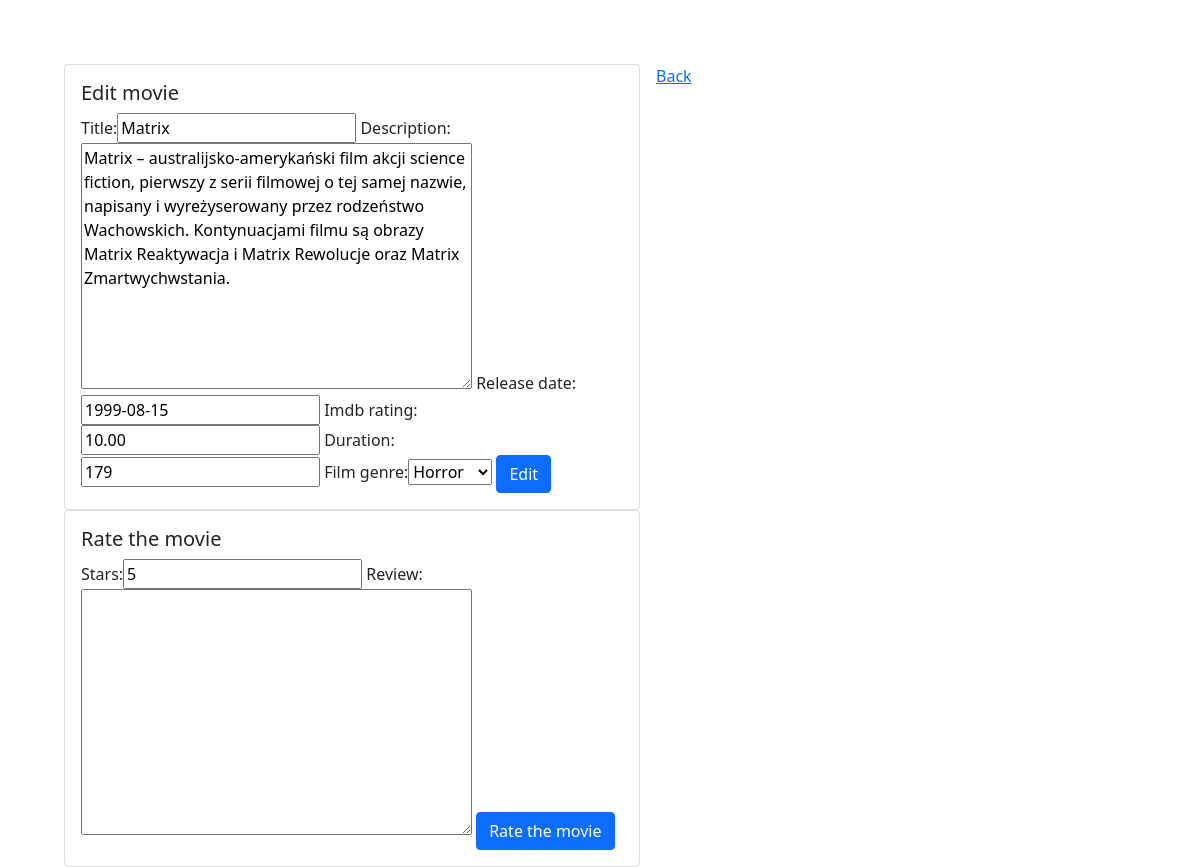
Screenshot of /movie_library/edit/1/ (signed in) with the database file from the repository.
### movie_library_app/models.py (models this page shows, shortened)
class Movie(models.Model):
    title = models.CharField(max_length=255, blank=False, unique=True, default='Matrix')
    description = models.TextField(blank=True, unique=False, default='Sample description')
    release_date = models.DateField(unique=False, default='2000-01-01')
    imdb_rating = models.DecimalField(max_digits=4, decimal_places=2, default=5)
    poster = models.ImageField(upload_to="posters", null=True, blank=True)
    bonus_info = models.OneToOneField(BonusInfo, on_delete=models.CASCADE, null=True, blank=True)

class BonusInfo(models.Model):
    FILM_GENRE = {
        (0, 'Other'),
        (1, 'Comedy'),
        (2, 'Horror'),
        (3, 'Drama'),
        (4, 'Action')
    }
    duration = models.PositiveSmallIntegerField(default=120)
    film_genre = models.PositiveSmallIntegerField(default=0, choices=FILM_GENRE)

### movie_library_app/views.py (the view)
# urls.py: path('edit/<int:id>/', edit_movie, name='edit_movie'),
@login_required()
def edit_movie(request, id):
    movie = get_object_or_404(Movie, pk=id)
    try:
        bonus = BonusInfo.objects.get(movie=movie.id)
    except ObjectDoesNotExist:
        bonus = None
    try:
        rev = Review.objects.filter(film=movie)
    except ObjectDoesNotExist:
        rev = None
    movie_form = MovieForm(request.POST or None, request.FILES or None, instance=movie)
    bonus_form = BonusInfoForm(request.POST or None, instance=bonus)
    review_form = ReviewForm(request.POST or None)
    if request.method == "POST":
        if "stars" in request.POST:
            review = review_form.save(commit=False)
            review.film = movie
            review.save()
    if all((movie_form.is_valid(), bonus_form.is_valid())):
        movie = movie_form.save(commit=False)
        bonus_info = bonus_form.save()
        movie.bonus_info = bonus_info
        movie.save()
        return redirect(all_movies)
    return render(
        request,
        "movie_form.html",
        {
            "form": movie_form,
            "bonus_form": bonus_form,
            'rev': rev,
            'review_form': review_form,
            "new": False,
        },
    )

### movie_library_app/forms.py
class MovieForm(ModelForm):
    class Meta:
        model = Movie
        fields = ["title", "description", "release_date", "imdb_rating"]

class BonusInfoForm(ModelForm):
    class Meta:
        model = BonusInfo
        fields = ['duration', 'film_genre']

### templates/movie_form.html (shortened to what this page needs)
{% extends 'main.html' %}
{% load bootstrap %}
{% block site %}
    <div class="card" style="width: 36rem; float: left; margin-right: 1rem;">
      <div class="card-body">
          {% if new  %}
            <h5 class="card-title">New movie</h5>
          {% else %}
            <h5 class="card-title">Edit movie</h5>
          {%endif%}
            <form method="post" enctype="multipart/form-data">
                {{ form|bootstrap }}
                {{ bonus_form|bootstrap }}
                    {% if new  %}
                        <button type="submit" class="btn btn-primary"> Add movie </button>
                    {% else %}
                        <button type="submit" class="btn btn-primary">Edit</button>
                    {%endif%}
            </form>
      </div>
    </div>
    <div class="card" style="width: 36rem; float: left; margin-right: 1rem;">
      <div class="card-body">
          <h5 class="card-title">Rate the movie</h5>
          <form method="post" enctype="multipart/form-data">
              {{review_form|bootstrap }}
              <button type="submit" class="btn btn-primary"> Rate the movie </button>
          </form>
      </div>
    </div>
    <a href="{% url 'all_movies' %}">Back</a>
{% endblock %}

### static/my.css (style rules this page uses)
body { padding: 4rem; }
.card { width:40rem; }

### rows the page displays
Movie: title "Matrix", description "Matrix – australijsko-amerykański film akcji science fiction, pierwszy z serii filmowej o tej samej nazwie, napisany i wyreżyserowany przez rodzeństwo Wachowskich. Kontynuacjami filmu są obrazy Matrix Reaktywacja i Matrix Rewolucje oraz Matrix Zmartwychwstania.", release_date "1999-08-15", imdb_rating "10.00"
BonusInfo: duration "179", film_genre "Horror"
